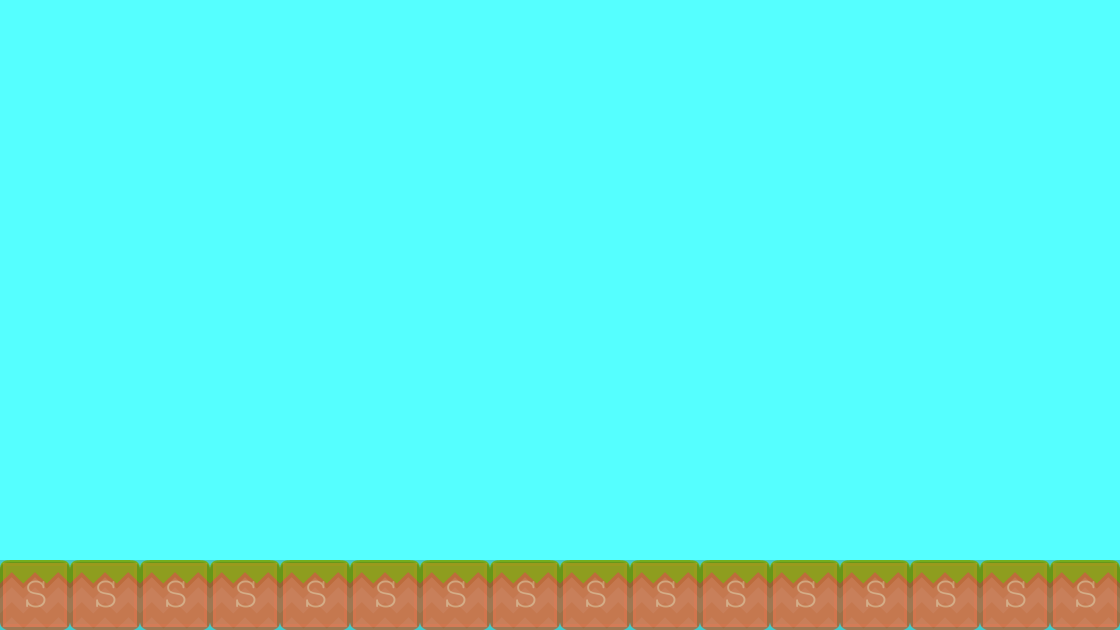

Below is a game level as drawn by its tile map, then a one-line description and the .tmx that defines it (tile-layer data replaced by summaries):
An orthogonal 16x9 tile map with 70x70 px tiles, 2 tile layers (background, collision), 2 tilesets.

<map version="1.0" orientation="orthogonal" renderorder="right-down" width="16" height="9" tilewidth="70" tileheight="70" backgroundcolor="#55ffff">
 <tileset firstgid="1" name="background-tiles" tilewidth="70" tileheight="70">
  <image source="../../Mario Files/data/img/background-tiles.png" width="910" height="910" />
 </tileset>
 <tileset firstgid="170" name="meta-tiles" tilewidth="70" tileheight="70">
  <image source="meta-tiles.png" width="350" height="70" />
  <tile id="4">
   <properties>
    <property name="type" value="solid" />
   </properties>
  </tile>
 </tileset>
 <layer name="background" width="16" height="9">
  <data>[144 cells, 16 non-empty, 1 distinct tile ids]</data>
 </layer>
 <layer name="collision" width="16" height="9" opacity="0.21">
  <properties>
   <property name="type" value="soild" />
  </properties>
  <data>[144 cells, 16 non-empty, 1 distinct tile ids]</data>
 </layer>
</map>
